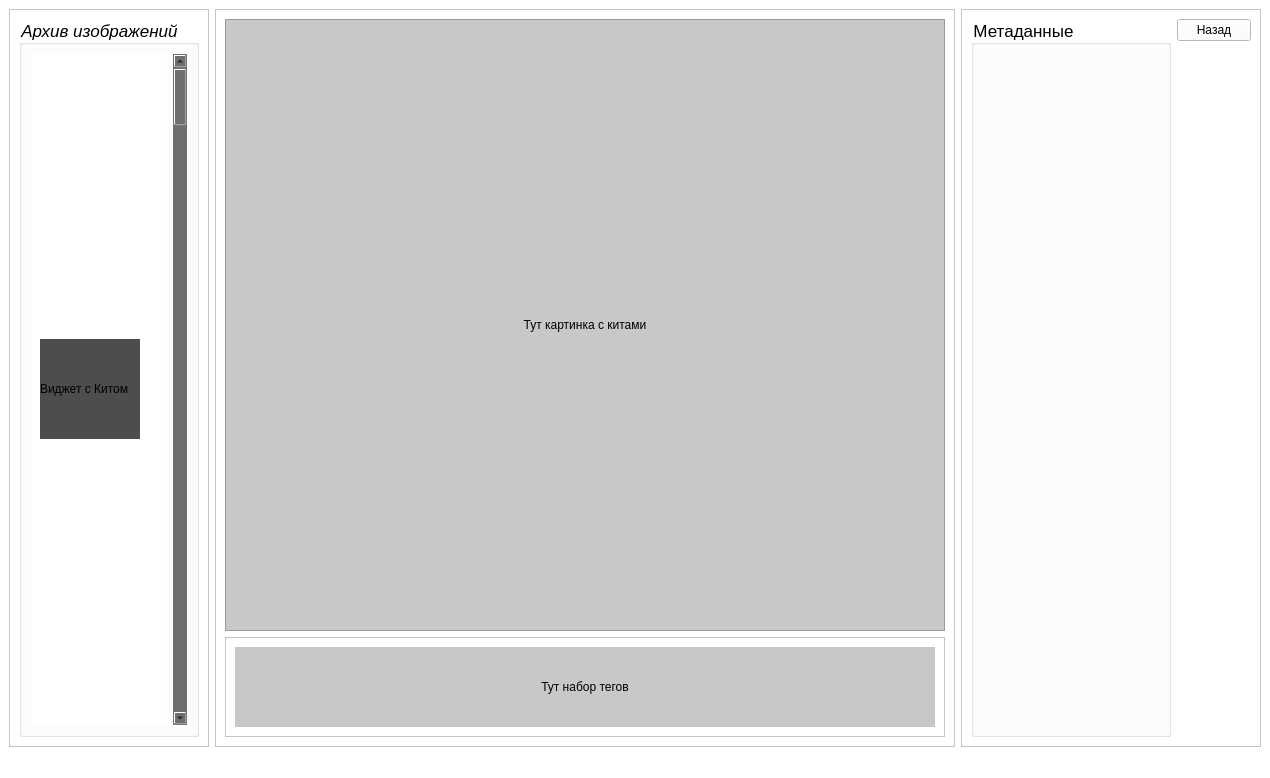
<?xml version="1.0" encoding="UTF-8"?>
<ui version="4.0">
 <class>MainWindow</class>
 <widget class="QMainWindow" name="MainWindow">
  <property name="geometry">
   <rect>
    <x>0</x>
    <y>0</y>
    <width>1270</width>
    <height>778</height>
   </rect>
  </property>
  <property name="windowTitle">
   <string>MainWindow</string>
  </property>
  <property name="styleSheet">
   <string notr="true">background-color: rgb(255, 255, 255);</string>
  </property>
  <widget class="QWidget" name="centralwidget">
   <property name="styleSheet">
    <string notr="true">background-color: rgb(255, 255, 255);</string>
   </property>
   <layout class="QHBoxLayout" name="horizontalLayout">
    <item>
     <widget class="QFrame" name="LeftF">
      <property name="maximumSize">
       <size>
        <width>200</width>
        <height>16777215</height>
       </size>
      </property>
      <property name="styleSheet">
       <string notr="true">background-color: rgb(255, 255, 255);</string>
      </property>
      <property name="frameShape">
       <enum>QFrame::StyledPanel</enum>
      </property>
      <property name="frameShadow">
       <enum>QFrame::Raised</enum>
      </property>
      <layout class="QVBoxLayout" name="verticalLayout_2">
       <item>
        <widget class="QGroupBox" name="ArchiveBox">
         <property name="sizePolicy">
          <sizepolicy hsizetype="Preferred" vsizetype="Preferred">
           <horstretch>0</horstretch>
           <verstretch>0</verstretch>
          </sizepolicy>
         </property>
         <property name="minimumSize">
          <size>
           <width>0</width>
           <height>0</height>
          </size>
         </property>
         <property name="maximumSize">
          <size>
           <width>16777215</width>
           <height>16777215</height>
          </size>
         </property>
         <property name="font">
          <font>
           <family>Arial</family>
           <pointsize>13</pointsize>
           <weight>50</weight>
           <italic>true</italic>
           <bold>false</bold>
          </font>
         </property>
         <property name="styleSheet">
          <string notr="true">background-color: rgb(255, 255, 255);
font: italic 13pt &quot;Arial&quot;;
alternate-background-color: rgb(255, 255, 255);</string>
         </property>
         <property name="title">
          <string>Архив изображений</string>
         </property>
         <property name="flat">
          <bool>false</bool>
         </property>
         <property name="checkable">
          <bool>false</bool>
         </property>
         <property name="checked">
          <bool>false</bool>
         </property>
         <layout class="QHBoxLayout" name="horizontalLayout_2">
          <item>
           <widget class="QWidget" name="Whales" native="true">
            <layout class="QVBoxLayout" name="verticalLayout_3">
             <item>
              <widget class="QLabel" name="Whale">
               <property name="maximumSize">
                <size>
                 <width>100</width>
                 <height>100</height>
                </size>
               </property>
               <property name="styleSheet">
                <string notr="true">background-color: rgb(77, 77, 77);</string>
               </property>
               <property name="text">
                <string>Виджет с Китом</string>
               </property>
              </widget>
             </item>
            </layout>
           </widget>
          </item>
          <item>
           <widget class="QScrollBar" name="verticalScrollBar">
            <property name="styleSheet">
             <string notr="true">background-color: rgb(110, 110, 110);</string>
            </property>
            <property name="orientation">
             <enum>Qt::Vertical</enum>
            </property>
           </widget>
          </item>
         </layout>
        </widget>
       </item>
      </layout>
     </widget>
    </item>
    <item>
     <widget class="QFrame" name="CentralF">
      <property name="frameShape">
       <enum>QFrame::StyledPanel</enum>
      </property>
      <property name="frameShadow">
       <enum>QFrame::Raised</enum>
      </property>
      <layout class="QVBoxLayout" name="verticalLayout">
       <item>
        <widget class="QFrame" name="frame">
         <property name="styleSheet">
          <string notr="true">background-color: rgb(200, 200, 200);</string>
         </property>
         <property name="frameShape">
          <enum>QFrame::StyledPanel</enum>
         </property>
         <property name="frameShadow">
          <enum>QFrame::Raised</enum>
         </property>
         <layout class="QGridLayout" name="gridLayout_4">
          <item row="0" column="0">
           <widget class="QLabel" name="label_3">
            <property name="minimumSize">
             <size>
              <width>500</width>
              <height>550</height>
             </size>
            </property>
            <property name="font">
             <font>
              <weight>50</weight>
              <italic>false</italic>
              <bold>false</bold>
              <kerning>true</kerning>
             </font>
            </property>
            <property name="text">
             <string>Тут картинка с китами</string>
            </property>
            <property name="alignment">
             <set>Qt::AlignCenter</set>
            </property>
           </widget>
          </item>
         </layout>
        </widget>
       </item>
       <item>
        <widget class="QFrame" name="frame_2">
         <property name="minimumSize">
          <size>
           <width>150</width>
           <height>100</height>
          </size>
         </property>
         <property name="maximumSize">
          <size>
           <width>16777215</width>
           <height>100</height>
          </size>
         </property>
         <property name="frameShape">
          <enum>QFrame::StyledPanel</enum>
         </property>
         <property name="frameShadow">
          <enum>QFrame::Raised</enum>
         </property>
         <layout class="QGridLayout" name="gridLayout_5">
          <item row="0" column="0">
           <widget class="QLabel" name="label_2">
            <property name="minimumSize">
             <size>
              <width>500</width>
              <height>0</height>
             </size>
            </property>
            <property name="styleSheet">
             <string notr="true">background-color: rgb(200, 200, 200);</string>
            </property>
            <property name="text">
             <string>Тут набор тегов</string>
            </property>
            <property name="alignment">
             <set>Qt::AlignCenter</set>
            </property>
           </widget>
          </item>
         </layout>
        </widget>
       </item>
      </layout>
     </widget>
    </item>
    <item>
     <widget class="QFrame" name="Right">
      <property name="maximumSize">
       <size>
        <width>300</width>
        <height>16777215</height>
       </size>
      </property>
      <property name="styleSheet">
       <string notr="true">font: 75 13pt &quot;Arial&quot;;</string>
      </property>
      <property name="frameShape">
       <enum>QFrame::StyledPanel</enum>
      </property>
      <property name="frameShadow">
       <enum>QFrame::Raised</enum>
      </property>
      <layout class="QGridLayout" name="gridLayout_3">
       <item row="0" column="1">
        <widget class="QPushButton" name="BackButton">
         <property name="sizePolicy">
          <sizepolicy hsizetype="Fixed" vsizetype="Fixed">
           <horstretch>0</horstretch>
           <verstretch>0</verstretch>
          </sizepolicy>
         </property>
         <property name="minimumSize">
          <size>
           <width>70</width>
           <height>20</height>
          </size>
         </property>
         <property name="text">
          <string>Назад</string>
         </property>
        </widget>
       </item>
       <item row="2" column="1">
        <spacer name="verticalSpacer_2">
         <property name="orientation">
          <enum>Qt::Vertical</enum>
         </property>
         <property name="sizeHint" stdset="0">
          <size>
           <width>20</width>
           <height>40</height>
          </size>
         </property>
        </spacer>
       </item>
       <item row="0" column="0" rowspan="3">
        <widget class="QGroupBox" name="groupBox">
         <property name="minimumSize">
          <size>
           <width>200</width>
           <height>0</height>
          </size>
         </property>
         <property name="maximumSize">
          <size>
           <width>200</width>
           <height>16777215</height>
          </size>
         </property>
         <property name="font">
          <font>
           <family>Arial</family>
           <pointsize>13</pointsize>
           <weight>9</weight>
           <italic>false</italic>
           <bold>false</bold>
           <kerning>true</kerning>
          </font>
         </property>
         <property name="styleSheet">
          <string notr="true">font: 75 13pt &quot;Arial&quot;;</string>
         </property>
         <property name="title">
          <string>Метаданные</string>
         </property>
        </widget>
       </item>
      </layout>
     </widget>
    </item>
   </layout>
  </widget>
  <widget class="QStatusBar" name="statusbar"/>
 </widget>
 <resources/>
 <connections/>
</ui>
